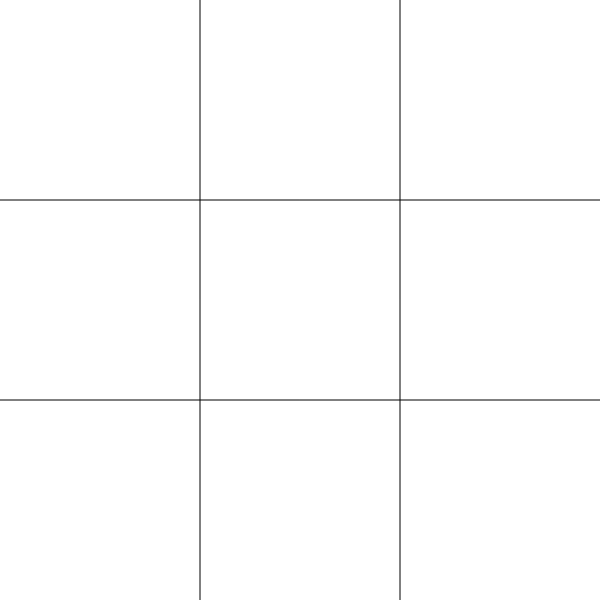
Frame 1 (no input)
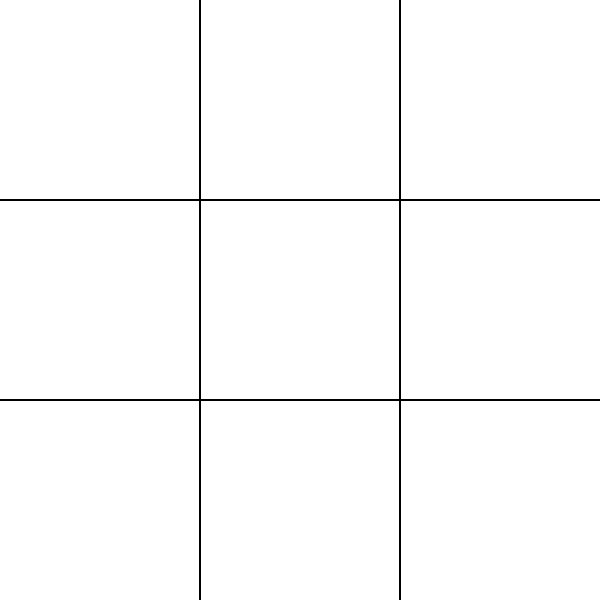
Frame 60 (no input)
Frame 120 (the mouse pressed at the canvas centre since frame 60): identical to frame 60, image omitted

The p5.js sketch that drew these frames (run headless with seeded random() and noise() and a simulated clock; from frame 60 on, the mouse is pressed at the canvas centre):

// p5.js sketch
// ── sketch.js
let slots = ["" , "" , "" , "" , "" , "" , "" , "" , ""];
let turns = [1 ,2 ,3 ,4 ,5, 6 ,7 ,8, 9];
function setup(){
    createCanvas(600 , 600); 
}

function draw(){
    //vertical lines
    // line(x1 , y1 , x2 , y2); 
    line(200, 0 , 200 , 600);
    line(400 , 0 , 400 , 600);

    //horizontal lines 
    line(0 , 200 , 600 , 200);
    line(0 , 400 , 600 , 400); 

    console.log(turns);
    console.log(slots);

    // if X wins by going through the first row 
    winCondition(0 , 1 , 2 , "X");// across the top row for X
    winCondition(0 , 1 , 2 , "O");// across the top row for O
    winCondition(3 , 4 , 5 , "X");// across the mid row for X
    winCondition(3 , 4 , 5 , "O");// across the mid row for O
    winCondition(6 , 7 , 8 , "X");// across the bottom row for X
    winCondition(6 , 7 , 8 , "O");// across the bottom row for O
    winCondition(0 , 3 , 6 , "X");// vertically first row for X
    winCondition(0 , 3 , 6 , "O");// vertically first row for O 
    winCondition(1 , 4 , 7 , "X");// vertically second row for X
    winCondition(1 , 4 , 7 , "O");// vertically second row for O 
    winCondition(2 , 5 , 8 , "X");// vertically third row for X
    winCondition(2 , 5 , 8 , "O");// vertically third row for O 
    winCondition(0 , 4 , 8 , "X");// diagonally from left to right for X
    winCondition(0 , 4 , 8 , "O");// diagonally from left to right for O
    winCondition(2 , 4 , 6 , "X");// diagonally from right to left for X
    winCondition(2 , 4 , 6 , "O");// diagonally from right to left for O
    
}

function X(xLoc ,yLoc){
    textSize(150);
    textAlign(CENTER);
    text("X" , xLoc, yLoc);
}
function O(oLoc1 , oLoc2){
    textSize(150);
    textAlign(CENTER);
    text("O" , oLoc1, oLoc2);
}

function mouseBarriers(x1 , x2, y1, y2 , index , loc1 , loc2 ){
    if(mouseX > x1 && mouseX < x2 && mouseY > y1 & mouseY < y2  && Math.floor((turns[turns.length - 1] % 2)) !=  1 && slots[index] == "" ){
        slots[index] = "O";
        O(loc1 , loc2);
        turns.pop();
    }
    if(mouseX > x1 && mouseX < x2 && mouseY > y1 & mouseY < y2  && Math.floor((turns[turns.length - 1] % 2)) !=  0  && slots[index] == ""  ){
        slots[index] = "X";
        X(loc1 , loc2);
        turns.pop();
    }
}

function mouseClicked(){
    //box clicks
    mouseBarriers(0 , 200 , 0 , 200 ,  0 , 100 , 125); //first row first box
    mouseBarriers(200 , 400 , 0 , 200 , 1, 300 , 125); // first row second box
    mouseBarriers(400 , 600 , 0 , 200 ,  2 , 500 , 125); // first row third box 
    mouseBarriers(0 , 200 , 200 , 400 , 3, 100 , 325); // second row first box
    mouseBarriers(200 , 400 , 200 , 400 , 4, 300 , 325); // second row second box
    mouseBarriers(400 , 600 , 200 , 400 , 5, 500 , 325); // second row third box
    mouseBarriers(0 , 200 , 400 , 600 , 6, 100 , 525); // third row first box
    mouseBarriers(200 , 400 , 400 , 600 , 7, 300 , 525); // third row second box
    mouseBarriers(400 , 600 , 400 , 600 , 8, 500 , 525); // third row third box
    
    
} 
function winCondition( x , y , z , letter){
    if(slots[x] == letter && slots[y] == letter && slots[z] == letter){
        background(255);
        textSize(150);
        textAlign(CENTER);
        text(letter +"'s Win" , 300 , 325);
        textAlign(CENTER);
        textSize(25);
        text("Press ENTER to replay" , 300 , 400);
    }
}
/*
function keyPressed(){
    if(keyCode == ENTER){

    }
}
*/
